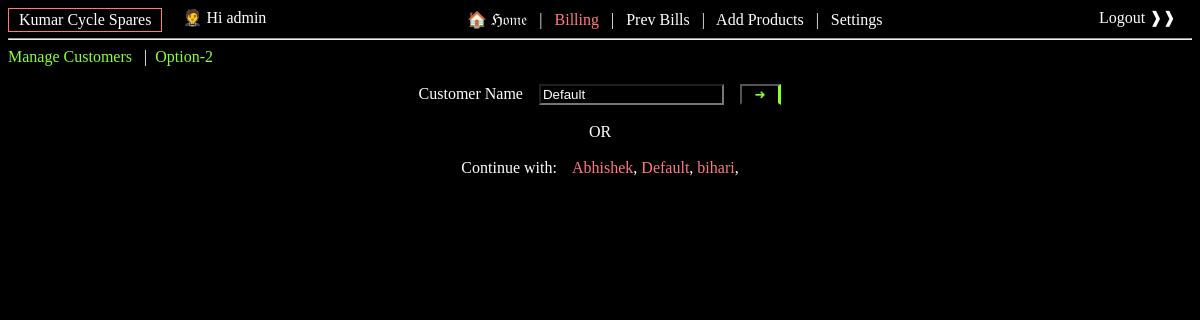
Screenshot of /bill/ (signed in) with the database file from the repository.
### stores_app/models.py (models this page shows)
class store(models.Model):
    name = models.CharField(max_length=50)
    address = models.CharField(max_length=100)
    cash_value = models.IntegerField(default=0)
    activeFlag = models.CharField(max_length=1, default='Y')
    creator = models.ForeignKey(User, on_delete=models.SET_NULL, blank=True, null=True) # Store Owner
    def __str__(self):
        return self.name

### products/models.py (models this page shows, shortened)
class customer(models.Model):
	name = models.CharField(max_length=81)
	addr = models.CharField(max_length=80)
	visit_freq = models.IntegerField(default=0)
	category = models.IntegerField(default=0)
	store_obj = models.ForeignKey(store, on_delete=models.SET_NULL, blank=True, null=True)

### products/views.py (the view)
# urls.py: path('bill/',views.bill, name="bill"),
@login_required(login_url='/login/')
def bill(request):
    if 'term' in request.GET:
        product_names = []
        qs = list(product.objects.filter(store=get_store_obj(request.user)).filter(name__icontains=request.GET.get('term')))  #istartswith can also be used.
        for item in qs:
            product_names.append(item.name)
        return JsonResponse(product_names, safe=False)
    if request.method=='POST':
        data = {}
        data['issue'] = 'no'
        what = request.POST['what']
        if(what=='add_to_bill'):
            prd_nm = request.POST['prd_name']
            bill_id = int(request.POST['bill_id'])
            cust_name = request.POST['cust']
            try:
                try:
                    cust_obj = customer.objects.filter(store_obj=get_store_obj(request.user)).get(name__iexact=cust_name)
                except:
                    data['issue'] = 'yes'
                    data['message'] = 'Please select valid customer !!!'
                    data['bill_id'] = bill_id
                    return JsonResponse(data)
                prd_obj = product.objects.filter(store=get_store_obj(request.user)).get(name__iexact=prd_nm)
                price = prd_obj.price if int(cust_obj.category) == 0 else prd_obj.WS_price
                item_dict = {}
                item_dict['id'] = prd_obj.id
                item_dict['name'] = prd_obj.name
                item_dict['price'] = price
                item_dict['unit'] = prd_obj.unit
                item_dict['qty'] = 1
                item_dict['amt'] = price * 1
                if(bill_id==0):
                    dict = {}
                    dict['status'] = 'INITIATED'
                    dict['items'] = {}
                    dict['items']['item'+str(prd_obj.id)] = item_dict
                    dict['bill_value'] = price * 1
                    bill_obj = bill_data(b=json.dumps(dict),store=get_store_obj(request.user),cust_obj=cust_obj)
                else:
                    bill_obj = bill_data.objects.filter(store=get_store_obj(request.user)).get(id=bill_id)
                    dict = json.loads(bill_obj.b)
                    if('item'+str(prd_obj.id) in list(dict['items'].keys())):
                        data['issue'] = 'yes'
                        data['message'] = "item already added."
                    else:
                        dict['items']['item'+str(prd_obj.id)] = item_dict
                        dict['bill_value'] = dict['bill_value'] + item_dict['amt']
                        bill_obj.b = json.dumps(dict)
                    bill_obj.cust_obj = cust_obj
                bill_obj.save()
                data['bill_id'] = bill_obj.id
                data['bill_dict'] = json.loads(bill_obj.b)
            except:
                data['issue'] = 'yes'
                data['message'] = 'item not found'
                data['bill_id'] = bill_id
            return JsonResponse(data)
        elif(what=='qty_change'):
            bill_id = int(request.POST['bill_id'])
            item_details = request.POST['item_details'].split(',')
            item_id = item_details[1]
            change = item_details[0]
            bill_obj = bill_data.objects.filter(store=get_store_obj(request.user)).get(id=bill_id)
            dict = json.loads(bill_obj.b)
            if(change=='up'):
                dict['items']['item'+item_id]['qty']+=1
                dict['items']['item'+item_id]['amt']+=dict['items']['item'+item_id]['price']
                dict['bill_value']+=dict['items']['item'+item_id]['price']
            elif(change=='down'):
                if(dict['items']['item'+item_id]['qty'] == 1):
                    dict['bill_value']-=dict['items']['item'+item_id]['price']
                    del dict['items']['item'+item_id]
                else:
                    dict['items']['item'+item_id]['qty']-=1
                    dict['items']['item'+item_id]['amt']-=dict['items']['item'+item_id]['price']
                    dict['bill_value']-=dict['items']['item'+item_id]['price']
            else:
                print("ERROR.")
            bill_obj.b = json.dumps(dict)
            bill_obj.save()
            data['bill_id'] = bill_obj.id
            data['bill_dict'] = dict
            return JsonResponse(data)
        elif(what=='bill_paid'):
            bill_id = int(request.POST['bill_id'])
            cust_name = request.POST['cust']
            cust_obj = customer.objects.filter(store_obj=get_store_obj(request.user)).get(name__iexact=cust_name)
            if(bill_id != 0):
                bill_obj = bill_data.objects.filter(store=get_store_obj(request.user)).get(id=bill_id)
                dict = json.loads(bill_obj.b)
                dict['status'] = "PAID"
                bill_obj.b = json.dumps(dict)
                bill_obj.cust_obj = cust_obj
                bill_obj.save()
                cust_obj.visit_freq+=1
                cust_obj.save()
                for key in dict['items'].keys():
                    prod_obj = product.objects.filter(store=get_store_obj(request.user)).get(id=dict['items'][key]['id'])
                    prod_obj.available_qty-=dict['items'][key]['qty']
                    prod_obj.save()
                store_obj = get_store_obj(request.user)
                store_obj.cash_value += dict['bill_value']
                store_obj.save()
                data['bill_id'] = bill_id
                data['bill_dict'] = dict
                data['cust'] = str(cust_obj)
            else:
                data['issue'] = 'yes'
                data['message'] = 'Please add items first.'
            return JsonResponse(data)
        else:
            return HttpResponse("ok")
    else:
        data = {}
        emp_obj = store_emp.objects.all().filter(emp_obj=request.user).first()
        data['store_obj'] = emp_obj.store_obj if emp_obj is not None else "Store not available"
        data['top3_cust_obj'] = [t.name for t in list(customer.objects.filter(store_obj=get_store_obj(request.user)).order_by('-visit_freq'))][:3]
        return render(request,'bill.html',data)

### products/templatetags/extra_filters.py (called while the page is built)
@register.filter(name='has_group')
def has_group(request, group_name):
    groups = [str(group) for group in request.user.groups.all()]
    return True if group_name in groups else False

### products/views.py (called while the page is built)
def get_store_obj(user_obj):
    emp_obj = store_emp.objects.all().filter(emp_obj=user_obj).first()
    return emp_obj.store_obj if emp_obj is not None else "Store not available"

### products/templates/bill.html (shortened to what this page needs)
{% load static %}
{% load extra_filters %}
<html>
<head>
<link rel="stylesheet" href="{% static 'bootstrap/css/jquery-ui.css' %}">
</head>
<body bgcolor="#000;">
	<div class="t_w" style="float: left; padding:2px; border: 1px solid #ff7a7f; ">&ensp;{{store_obj}}&ensp; </div>
	<div class="t_w" style="float: left; "> &ensp;&ensp; &#129333;  Hi {{user}} &ensp;&ensp;&ensp;&ensp;</div>
	<center class="t_w">
		<a href="/" class="t_w t_hover">  &#127968; &Hfr;&ofr;&mfr;&efr;<a/> &ensp;|&ensp;
		<a href="/bill/" class="t_w t_hover" style="color:#ff7a7f;">Billing</a> &ensp;|&ensp;
		<a href="/prev_bill/" class="t_w t_hover">Prev Bills</a>
		{% if request|has_group:'store_manager' %}
			&ensp;|&ensp; <a href="/add/" class="t_w t_hover">Add Products</a>
		{% endif %}
		{% if user.is_superuser %}
			&ensp;|&ensp; <a href="/settings/" class="t_w t_hover">Settings</a>
		{% endif %}
		<a href="/logout/" class="t_w t_hover" style="float:inline-end;">&ensp;&ensp;&ensp;&ensp;&ensp;&ensp; Logout &#10097;&#10097;&ensp;&ensp; </a>
		<hr/>
	</center>
	<div class="t_w" style="float: left;">
		 <a href="/customers/" class="t_w t_hover" style="color:#89ff36;">Manage Customers</a>  &ensp;|&ensp;
	</div>
	<div class="t_w" style="float: left;">
		<a href="#" class="t_w t_hover" style="color:#89ff36;">Option-2 </a>
	</div>
<center class="t_w">
	<div id="div_select_cust">
		Customer Name	 &ensp;
		<input type="text" value="Default" autocomplete="off" name="cust_name" id="cust_name" required style="background-color:black;" class="t_w" placeholder="Add Customer">
		<button style="background-color:black;border-right:3px solid #89ff36; cursor: pointer;" onClick="bill_now();">
			<span style="color:#89ff36;">&ensp;&#10140;&ensp;</span>
		</button>
		OR </br></br>
		Continue with:	 &ensp;
		{% for cust in top3_cust_obj %}
		<span style="cursor: pointer;color:#ff7a7f;" onClick="$('#cust_name').val('{{cust}}'); bill_now();">{{cust}}</span>,
		{% endfor %}
	</div>
</center>
</body>
</html>

### products/templates/bill.html (style rules this page uses)
.t_w { color:white; text-decoration:none; }
.t_hover { color:white; }

### rows the page displays
store: name "Kumar Cycle Spares"
customer: top3_cust_obj "Abhishek"
customer: top3_cust_obj "Default"
customer: top3_cust_obj "bihari"

### other values shown
{{ user }} "admin"
